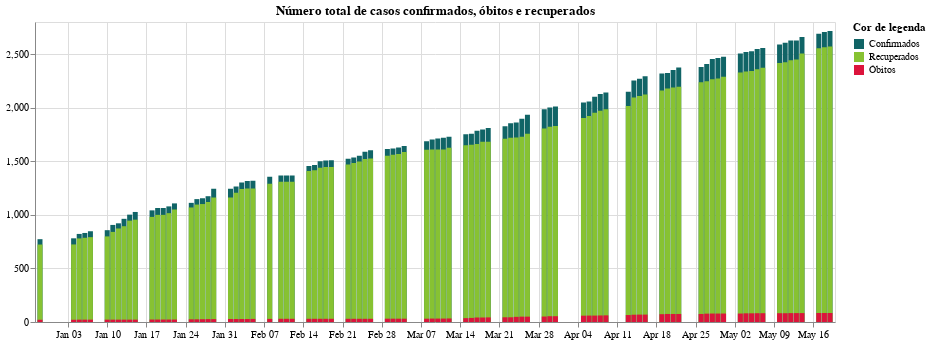

The notebook cell this image was saved under:
### Code cell
city['total_cases'] = city['totalCases']
city['total_deaths'] = city['totalDeaths']
city['total_recovered'] = city['totalRecovered']

tempTotalCases = city[['date','total_cases']]
tempTotalCases["title"] = _("Confirmed")

tempTotalDeaths = city[['date','total_deaths']]
tempTotalDeaths["title"] = _("Deaths")

tempTotalRecovered = city[['date','total_recovered']]
tempTotalRecovered["title"] = _("Recovered")

temp = tempTotalCases.append(tempTotalDeaths)
temp = temp.append(tempTotalRecovered)

totalCases = alt.Chart(temp).mark_bar().encode(alt.X('date:T', title = None), alt.Y('total_cases:Q', title = None)) # color='#106466' 
totalDeaths = alt.Chart(temp).mark_bar().encode(alt.X('date:T', title = None), alt.Y('total_deaths:Q', title = None)) # color = '#DC143C'
totalRecovered = alt.Chart(temp).mark_bar().encode(alt.X('date:T', title = None), alt.Y('total_recovered:Q', title = None)) # color = '#87C232'

(totalCases + totalRecovered + totalDeaths).encode(color=alt.Color('title', scale = alt.Scale(range = ['#106466','#87C232','#DC143C']), legend = alt.Legend(title=_("Legend colour")))).properties(title = _("Cumulative number of confirmed cases, deaths and recovered"), width = 800)

### Figure 1 — Vega-Lite specification as saved in the notebook (floating-point values rounded to 4 significant figures; data arrays with more than 128 entries replaced by an {"elided": "..."} marker saying what was removed)
{"config": {"view": {"continuousWidth": 400, "continuousHeight": 300}}, "layer": [{"mark": "bar", "encoding": {"x": {"type": "temporal", "field": "date", "title": null}, "y": {"type": "quantitative", "field": "total_cases", "title": null}}}, {"mark": "bar", "encoding": {"x": {"type": "temporal", "field": "date", "title": null}, "y": {"type": "quantitative", "field": "total_recovered", "title": null}}}, {"mark": "bar", "encoding": {"x": {"type": "temporal", "field": "date", "title": null}, "y": {"type": "quantitative", "field": "total_deaths", "title": null}}}], "data": {"name": "data-d863e852a4022a3c8bd7be93dab65eda"}, "encoding": {"color": {"type": "nominal", "field": "title", "legend": {"title": "Cor de legenda"}, "scale": {"range": ["#106466", "#87C232", "#DC143C"]}}}, "title": "Número total de casos confirmados, óbitos e recuperados", "width": 800, "$schema": "https://vega.github.io/schema/vega-lite/v4.8.1.json", "datasets": {"data-d863e852a4022a3c8bd7be93dab65eda": {"elided": "279 records"}}}
